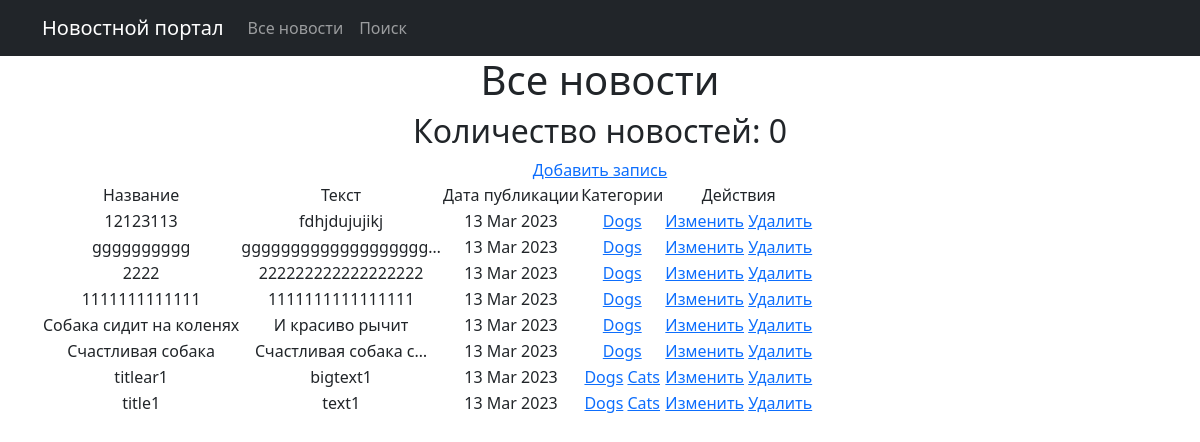
The page /news/create/categories/1 (signed in) on the database its author committed.
### News/models.py (models this page shows, shortened)
class Post(models.Model):
    author = models.ForeignKey(Author, on_delete=models.CASCADE)
    NEWS = 'NW'
    ARTICLE = 'AR'
    CATEGORY_CHOICES = (
        (NEWS, 'Новость'),
        (ARTICLE, 'Статья'),
    )
    categoryType = models.CharField(max_length=2, choices=CATEGORY_CHOICES, default=ARTICLE)
    dateCreation = models.DateTimeField(auto_now_add=True)
    postCategory = models.ManyToManyField(Category, through='PostCategory')
    title = models.CharField(max_length=128)
    text = models.TextField()
    rating = models.SmallIntegerField(default=0)

class Category(models.Model):
    name = models.CharField(max_length=64, unique=True)
    subscribers = models.ManyToManyField(User, related_name='categories')
    def __str__(self):
        return f'{self.name}'

### News/views.py (the view)
# urls.py: path('categories/<int:pk>', CategoryListView.as_view(), name='category_list'),
class CategoryListView(ListView):
    model = Post
    template_name = 'flatpages/category_list.html'
    context_object_name = 'category_news_list'
    def get_queryset(self):
        self.postCategory = get_object_or_404(Category, id=self.kwargs['pk'])
        queryset = Post.objects.filter(postCategory=self.postCategory).order_by('-dateCreation')
        return queryset
    def get_context_data(self, **kwargs):
        context = super().get_context_data(**kwargs)
        context['is_not_subscriber'] = self.request.user not in self.postCategory.subscribers.all()
        context['category'] = self.postCategory
        return context

### NewsPortal/templatetags/custom_filters.py (called while the page is built)
@register.filter()
def censor(value):
    bad_words = ['редиска', 'морковь']
    if not isinstance(value, str):
        raise TypeError(f"unresolved type '{type(value)}' expected type 'str'")
    for word in value.split():
        if word.lower() in bad_words:
            value = value.replace(word, f"{word[0]}{'*' * (len(word) - 1)}")
    return value

### NewsPortal/templatetags/custom_tags.py (called while the page is built)
@register.simple_tag()
def current_time(format_string='%d %b %Y'):
   return datetime.utcnow().strftime(format_string)

### templates/flatpages/category_list.html (shortened to what this page needs)
{% extends 'flatpages/default.html' %}
{% load custom_filters %}
{% load custom_tags %}
{% block content %}
    <h1>Все новости</h1>
    <h2>Количество новостей: {{ news|length }}</h2>
    {% if perms.newsapp.add_post %}
    <a href="{% url 'post_create' %}">Добавить запись</a>
    {% endif %}
    <table>
        <tr>
            <td>Название</td>
            <td>Текст</td>
            <td>Дата публикации</td>
            <td>Категории</td>
            {% if perms.newsapp.change_post or perms.newsapp.delete_post %}
            <td>Действия</td>
            {% endif %}
        </tr>
        {% for n in category_news_list %}
        <tr>
            <td>{{ n.title | censor }}</td>
            <td>{{ n.text | truncatechars:20 | censor}}</td>
            <td>{% current_time '%d %b %Y' %}</td>
            <td>
                {% for category in n.postCategory.all %}
                    <a href="{% url 'category_list' category.id %}">{{ category }}</a>
                {% endfor %}
            </td>
            <td>
                {% if perms.newsapp.edit_post %}
                <a href="{% url 'post_update' n.id %}">Изменить</a>
                {% endif %}
                {% if perms.newsapp.delete_post %}
                <a href="{% url 'post_delete' n.id %}">Удалить</a>
                {% endif %}
            </td>
        </tr>
        {% endfor %}
    </table>
{% endblock content %}

### rows shown on the page
Post: title|censor "12123113", text|censor "fdhjdujujikj", current_time "13 Mar 2023"
Category: name "Dogs"
Post: title|censor "gggggggggg", text|censor "ggggggggggggggggggg…", current_time "13 Mar 2023"
Post: title|censor "2222", text|censor "222222222222222222", current_time "13 Mar 2023"
Post: title|censor "1111111111111", text|censor "1111111111111111", current_time "13 Mar 2023"
Post: title|censor "Собака сидит на коленях", text|censor "И красиво рычит", current_time "13 Mar 2023"
Post: title|censor "Счастливая собака", text|censor "Счастливая собака с…", current_time "13 Mar 2023"
Post: title|censor "titlear1", text|censor "bigtext1", current_time "13 Mar 2023"
Category: name "Cats"
Post: title|censor "title1", text|censor "text1", current_time "13 Mar 2023"

### other values the page prints
{{ news|length }} "0"
